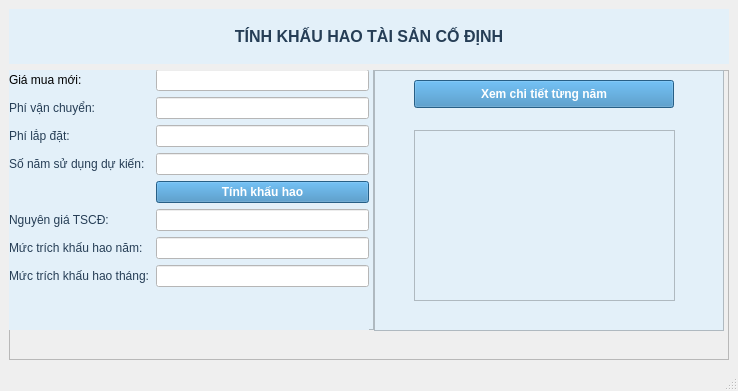
<?xml version="1.0" encoding="UTF-8"?>
<ui version="4.0">
 <class>MainWindow</class>
 <widget class="QMainWindow" name="MainWindow">
  <property name="geometry">
   <rect>
    <x>0</x>
    <y>0</y>
    <width>738</width>
    <height>391</height>
   </rect>
  </property>
  <property name="windowTitle">
   <string>Tính khấu hao tài sản</string>
  </property>
  <widget class="QWidget" name="centralwidget">
   <layout class="QVBoxLayout" name="verticalLayout_2">
    <item>
     <layout class="QVBoxLayout" name="verticalLayout">
      <item>
       <layout class="QVBoxLayout" name="verticalLayout_3">
        <item>
         <widget class="QLabel" name="label">
          <property name="sizePolicy">
           <sizepolicy hsizetype="Minimum" vsizetype="Minimum">
            <horstretch>0</horstretch>
            <verstretch>0</verstretch>
           </sizepolicy>
          </property>
          <property name="maximumSize">
           <size>
            <width>16777214</width>
            <height>55</height>
           </size>
          </property>
          <property name="styleSheet">
           <string notr="true">background-color: rgb(227, 240, 249);</string>
          </property>
          <property name="text">
           <string>&lt;html&gt;&lt;head/&gt;&lt;body&gt;&lt;p align=&quot;center&quot;&gt;&lt;span style=&quot; font-size:12pt; font-weight:600; color:#263e56;&quot;&gt;TÍNH KHẤU HAO TÀI SẢN CỐ ĐỊNH&lt;/span&gt;&lt;/p&gt;&lt;/body&gt;&lt;/html&gt;</string>
          </property>
         </widget>
        </item>
        <item>
         <layout class="QHBoxLayout" name="horizontalLayout_2">
          <item>
           <widget class="QFrame" name="frame">
            <property name="frameShape">
             <enum>QFrame::StyledPanel</enum>
            </property>
            <property name="frameShadow">
             <enum>QFrame::Raised</enum>
            </property>
            <widget class="QFrame" name="frame_2">
             <property name="geometry">
              <rect>
               <x>365</x>
               <y>0</y>
               <width>350</width>
               <height>261</height>
              </rect>
             </property>
             <property name="sizePolicy">
              <sizepolicy hsizetype="Preferred" vsizetype="Fixed">
               <horstretch>0</horstretch>
               <verstretch>0</verstretch>
              </sizepolicy>
             </property>
             <property name="styleSheet">
              <string notr="true">background-color: rgb(227, 240, 249);</string>
             </property>
             <property name="frameShape">
              <enum>QFrame::StyledPanel</enum>
             </property>
             <property name="frameShadow">
              <enum>QFrame::Raised</enum>
             </property>
             <widget class="QPushButton" name="btnXemChiTiet">
              <property name="geometry">
               <rect>
                <x>40</x>
                <y>10</y>
                <width>260</width>
                <height>28</height>
               </rect>
              </property>
              <property name="font">
               <font>
                <weight>75</weight>
                <bold>true</bold>
               </font>
              </property>
              <property name="styleSheet">
               <string notr="true">color: rgb(255, 255, 255);
background-color: rgb(54, 133, 187);</string>
              </property>
              <property name="text">
               <string>Xem chi tiết từng năm</string>
              </property>
             </widget>
             <widget class="QTextEdit" name="txtChiTiet">
              <property name="geometry">
               <rect>
                <x>40</x>
                <y>60</y>
                <width>261</width>
                <height>171</height>
               </rect>
              </property>
              <property name="styleSheet">
               <string notr="true">color: black</string>
              </property>
             </widget>
            </widget>
            <widget class="QFrame" name="frame_3">
             <property name="geometry">
              <rect>
               <x>0</x>
               <y>-1</y>
               <width>365</width>
               <height>261</height>
              </rect>
             </property>
             <property name="styleSheet">
              <string notr="true">background-color: rgb(227, 240, 249);</string>
             </property>
             <property name="frameShape">
              <enum>QFrame::StyledPanel</enum>
             </property>
             <property name="frameShadow">
              <enum>QFrame::Raised</enum>
             </property>
             <widget class="QWidget" name="formLayoutWidget">
              <property name="geometry">
               <rect>
                <x>0</x>
                <y>0</y>
                <width>360</width>
                <height>261</height>
               </rect>
              </property>
              <layout class="QFormLayout" name="formLayout">
               <item row="0" column="0">
                <widget class="QLabel" name="lblGiaMua">
                 <property name="styleSheet">
                  <string notr="true">color: black
</string>
                 </property>
                 <property name="text">
                  <string>Giá mua mới:</string>
                 </property>
                </widget>
               </item>
               <item row="0" column="1">
                <widget class="QLineEdit" name="txtGiaMua">
                 <property name="styleSheet">
                  <string notr="true">background-color: rgb(255, 255, 255);
color: black</string>
                 </property>
                </widget>
               </item>
               <item row="1" column="0">
                <widget class="QLabel" name="lblPhiVanChuyen">
                 <property name="text">
                  <string>&lt;html&gt;&lt;head/&gt;&lt;body&gt;&lt;p&gt;&lt;span style=&quot; color:#263e56;&quot;&gt;Phí vận chuyển:&lt;/span&gt;&lt;/p&gt;&lt;/body&gt;&lt;/html&gt;</string>
                 </property>
                </widget>
               </item>
               <item row="1" column="1">
                <widget class="QLineEdit" name="txtPhiVanChuyen">
                 <property name="styleSheet">
                  <string notr="true">background-color: rgb(255, 255, 255);
color: black</string>
                 </property>
                </widget>
               </item>
               <item row="2" column="0">
                <widget class="QLabel" name="lblPhiLapDat">
                 <property name="text">
                  <string>&lt;html&gt;&lt;head/&gt;&lt;body&gt;&lt;p&gt;&lt;span style=&quot; color:#263e56;&quot;&gt;Phí lắp đặt:&lt;/span&gt;&lt;/p&gt;&lt;/body&gt;&lt;/html&gt;</string>
                 </property>
                </widget>
               </item>
               <item row="2" column="1">
                <widget class="QLineEdit" name="txtPhiLapDat">
                 <property name="styleSheet">
                  <string notr="true">background-color: rgb(255, 255, 255);
color: black</string>
                 </property>
                </widget>
               </item>
               <item row="3" column="0">
                <widget class="QLabel" name="lblSoNam">
                 <property name="text">
                  <string>&lt;html&gt;&lt;head/&gt;&lt;body&gt;&lt;p&gt;&lt;span style=&quot; color:#263e56;&quot;&gt;Số năm sử dụng dự kiến:&lt;/span&gt;&lt;/p&gt;&lt;/body&gt;&lt;/html&gt;</string>
                 </property>
                </widget>
               </item>
               <item row="3" column="1">
                <widget class="QLineEdit" name="txtSoNam">
                 <property name="styleSheet">
                  <string notr="true">background-color: rgb(255, 255, 255);
color: black</string>
                 </property>
                </widget>
               </item>
               <item row="4" column="1">
                <widget class="QPushButton" name="btnTinhKhauHao">
                 <property name="font">
                  <font>
                   <weight>75</weight>
                   <bold>true</bold>
                  </font>
                 </property>
                 <property name="styleSheet">
                  <string notr="true">color: rgb(255, 255, 255);
background-color: rgb(54, 133, 187);</string>
                 </property>
                 <property name="text">
                  <string>Tính khấu hao</string>
                 </property>
                </widget>
               </item>
               <item row="5" column="0">
                <widget class="QLabel" name="lblNguyenGia">
                 <property name="text">
                  <string>&lt;html&gt;&lt;head/&gt;&lt;body&gt;&lt;p&gt;&lt;span style=&quot; color:#263e56;&quot;&gt;Nguyên giá TSCĐ:&lt;/span&gt;&lt;/p&gt;&lt;/body&gt;&lt;/html&gt;</string>
                 </property>
                </widget>
               </item>
               <item row="5" column="1">
                <widget class="QLineEdit" name="txtNguyenGia">
                 <property name="styleSheet">
                  <string notr="true">background-color: rgb(255, 255, 255);
color: black</string>
                 </property>
                </widget>
               </item>
               <item row="6" column="0">
                <widget class="QLabel" name="lblKhauHaoNam">
                 <property name="text">
                  <string>&lt;html&gt;&lt;head/&gt;&lt;body&gt;&lt;p&gt;&lt;span style=&quot; color:#263e56;&quot;&gt;Mức trích khấu hao năm:&lt;/span&gt;&lt;/p&gt;&lt;/body&gt;&lt;/html&gt;</string>
                 </property>
                </widget>
               </item>
               <item row="6" column="1">
                <widget class="QLineEdit" name="txtKhauHaoNam">
                 <property name="styleSheet">
                  <string notr="true">background-color: rgb(255, 255, 255);
color: black</string>
                 </property>
                </widget>
               </item>
               <item row="7" column="0">
                <widget class="QLabel" name="lblKhauHaoThang">
                 <property name="text">
                  <string>&lt;html&gt;&lt;head/&gt;&lt;body&gt;&lt;p&gt;&lt;span style=&quot; color:#263e56;&quot;&gt;Mức trích khấu hao tháng:&lt;/span&gt;&lt;/p&gt;&lt;/body&gt;&lt;/html&gt;</string>
                 </property>
                </widget>
               </item>
               <item row="7" column="1">
                <widget class="QLineEdit" name="txtKhauHaoThang">
                 <property name="styleSheet">
                  <string notr="true">background-color: rgb(255, 255, 255);
color: black</string>
                 </property>
                </widget>
               </item>
              </layout>
             </widget>
            </widget>
           </widget>
          </item>
         </layout>
        </item>
       </layout>
      </item>
     </layout>
    </item>
   </layout>
  </widget>
  <widget class="QMenuBar" name="menubar">
   <property name="geometry">
    <rect>
     <x>0</x>
     <y>0</y>
     <width>738</width>
     <height>26</height>
    </rect>
   </property>
  </widget>
  <widget class="QStatusBar" name="statusbar"/>
 </widget>
 <resources/>
 <connections/>
</ui>
